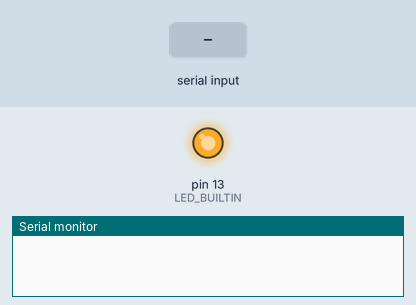
The sketch below on a simulated Arduino Uno, built with avr-gcc and run on an emulated ATmega328P. Shown: output pins drawn as LEDs (lit = HIGH), the last lines printed to the serial monitor. Inputs (shaded band) come from the test bench.

Above: at 1.2 s.
1.3 s: "90,45\n" received over Serial
At 2.6 s:
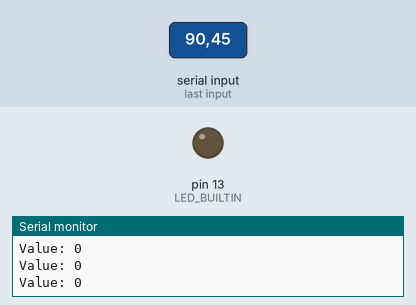
Timing chart, 0 to 4.3 s (numbered marks = the images above; inputs shaded):
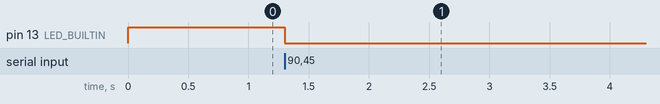

The sketch:

raspberrypi_arduino_serial.ino
```cpp
String data="Hello From Arduino!";
int r = 1;

void setup() {
  // put your setup code here, to run once:
  Serial.begin(9600);
  pinMode(LED_BUILTIN, OUTPUT);
}

void loop() {
  // put your main code here, to run repeatedly:
  //Serial.println(data);//data that is being Sent
  if(Serial.available()){         //From RPi to Arduino
    r = r * (Serial.read() - '0');  //conveting the value of chars to integer
    Serial.print("Value: ");
    Serial.println(r);
  }

  if(r==1){
    digitalWrite(LED_BUILTIN, HIGH);
  }
  else{
    digitalWrite(LED_BUILTIN, LOW);
  }
}
```

Measured:
- after the input at 1.3 s, pin 13 (LED_BUILTIN): HIGH → LOW at once
